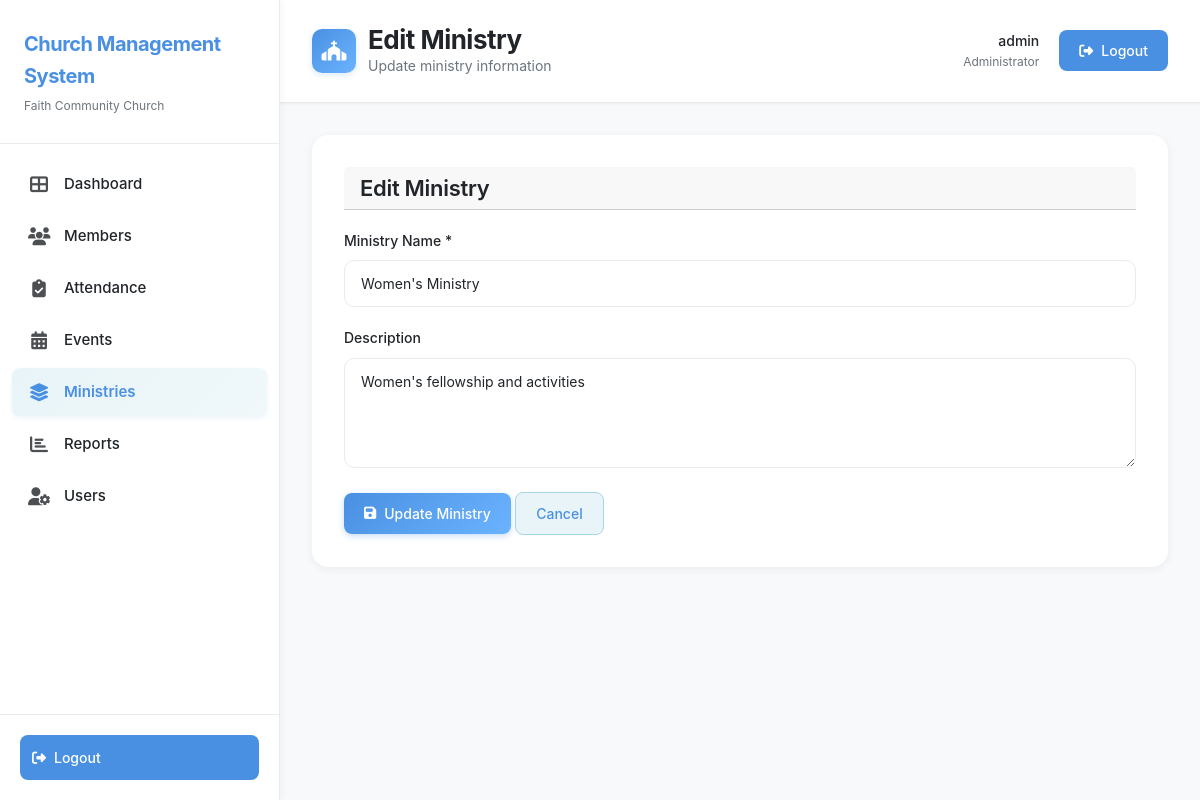
The app's page /ministries/edit.php?id=2 (signed in) with its own data.
### tables this page shows
CREATE TABLE IF NOT EXISTS Ministries (
  id INT AUTO_INCREMENT PRIMARY KEY,
  name VARCHAR(100) NOT NULL,
  description VARCHAR(300)
);

### ministries/edit.php (the view, shortened to what this page needs)
<?php
$conn = getDBConnection();
$ministry_id = intval($_GET['id']);
$stmt = $conn->prepare("SELECT * FROM Ministries WHERE id = ?");
$stmt->bind_param("i", $ministry_id);
$stmt->execute();
$result = $stmt->get_result();
$ministry = $result->fetch_assoc();
include __DIR__ . '/../includes/header.php';
?>
<div class="card">
    <div class="card-header">
        <h3 class="card-title">Edit Ministry</h3>
    </div>
    <form method="POST" action="" data-validate>
        <div class="form-group">
            <label class="form-label">Ministry Name *</label>
            <input type="text" class="form-control" name="name" value="<?php echo htmlspecialchars($ministry['name']); ?>" required>
        </div>
        <div class="form-group">
            <label class="form-label">Description</label>
            <textarea class="form-control" name="description" rows="4"><?php echo htmlspecialchars($ministry['description']); ?></textarea>
        </div>
        <div class="mt-4">
            <button type="submit" class="btn btn-primary">
                <i class="fas fa-save"></i>
                Update Ministry
            </button>
            <a href="<?php echo BASE_URL; ?>ministries/view.php?id=<?php echo $ministry_id; ?>" class="btn btn-secondary">
                Cancel
            </a>
        </div>
    </form>
</div>
<?php include __DIR__ . '/../includes/footer.php'; ?>

### assets/css/style.css (style rules this page uses)
:root { --pastel-blue: #A8D5E2; --pastel-blue-dark: #7BB3C7; --pastel-blue-light: #E8F4F8; --pastel-blue-lighter: #F0F8FA; --blue-primary: #4A90E2; --blue-primary-light: #6BB3FF; --blue-primary-dark: #357ABD; --white: #FFFFFF; --gray-light: #F8F9FA; --gray-medium: #E9ECEF; --gray-dark: #6C757D; --text-dark: #212529; --text-light: #6C757D; --success: #4A90E2; --warning: #6BB3FF; --danger: #DC3545; --info: #4A90E2; }
* { margin: 0; padding: 0; box-sizing: border-box; }
html { overflow-x: hidden; max-width: 100vw; }
body { font-family: -apple-system, BlinkMacSystemFont, 'Segoe UI', Roboto, 'Helvetica Neue', Arial, sans-serif; background-color: var(--gray-light); color: var(--text-dark); line-height: 1.6; -webkit-font-smoothing: antialiased; -moz-osx-font-smoothing: grayscale; overflow-x: hidden; max-width: 100vw; }
.card { background: var(--white); border-radius: 16px; padding: 32px; margin-bottom: 24px; border: none; box-shadow: 0 2px 8px rgba(0, 0, 0, 0.06); transition: all 0.3s ease; }
.card-header { display: flex; justify-content: space-between; align-items: center; margin-bottom: 20px; }
.card-title { font-size: 22px; font-weight: 600; color: var(--text-dark); margin: 0; letter-spacing: -0.3px; }
.btn { padding: 10px 20px; border-radius: 8px; font-size: 14px; font-weight: 500; border: none; cursor: pointer; transition: all 0.2s; display: inline-flex; align-items: center; gap: 8px; }
.btn-primary { background: linear-gradient(135deg, var(--blue-primary) 0%, var(--blue-primary-light) 100%); color: var(--white); border: none; box-shadow: 0 2px 6px rgba(74, 144, 226, 0.3); font-weight: 500; }
.btn-secondary { background: var(--pastel-blue-light); color: var(--blue-primary); border: 1px solid var(--pastel-blue); }
.form-group { margin-bottom: 20px; }
.form-label { display: block; margin-bottom: 8px; font-weight: 500; color: var(--text-dark); font-size: 14px; }
.form-control { width: 100%; padding: 12px 16px; border: 1.5px solid var(--gray-medium); border-radius: 10px; font-size: 14px; transition: all 0.2s; background: var(--white); }
.mt-4 { margin-top: 32px; }

### records on screen
ministries: name "Women's Ministry", description "Women's fellowship and activities"

### other values on screen
$pageTitle "Edit Ministry"
$pageSubtitle "Update ministry information"
$_SESSION['username'] "admin"
$_SESSION['role_name'] "Administrator"
